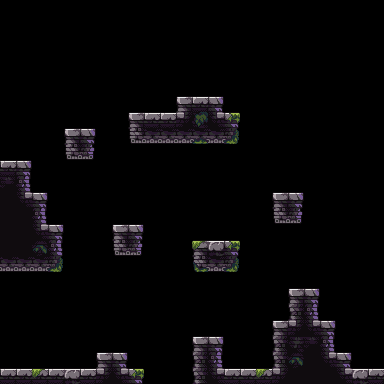

A 2D game scene composited from a Tiled map and its tileset images. What follows is a short description and the map's XML, with every tile layer's data as written:
An orthogonal 24x24 tile map with 16x16 px tiles, 1 tile layer (Tile Layer 1).

<map version="1.2" tiledversion="1.3.5" orientation="orthogonal" renderorder="right-down" width="24" height="24" tilewidth="16" tileheight="16" infinite="0" nextlayerid="2" nextobjectid="1">
 <editorsettings>
  <export target="newmap.json" format="json" />
 </editorsettings>
 <tileset firstgid="1" name="newtileset" tilewidth="16" tileheight="16" tilecount="396" columns="33">
  <image source="tilesheet.png" width="528" height="192" />
 </tileset>
 <layer id="1" name="Tile Layer 1" width="24" height="24">
  <data encoding="csv">
0,0,0,0,0,0,0,0,0,0,0,0,0,0,0,0,0,0,0,0,0,0,0,0,
0,0,0,0,0,0,0,0,0,0,0,0,0,0,0,0,0,0,0,0,0,0,0,0,
0,0,0,0,0,0,0,0,0,0,0,0,0,0,0,0,0,0,0,0,0,0,0,0,
0,0,0,0,0,0,0,0,0,0,0,0,0,0,0,0,0,0,0,0,0,0,0,0,
0,0,0,0,0,0,0,0,0,0,0,0,0,0,0,0,0,0,0,0,0,0,0,0,
0,0,0,0,0,0,0,0,0,0,0,0,0,0,0,0,0,0,0,0,0,0,0,0,
0,0,0,0,0,0,0,0,0,0,0,104,106,107,0,0,0,0,0,0,0,0,0,0,
0,0,0,0,0,0,0,0,104,144,145,137,138,140,147,0,0,0,0,0,0,0,0,0,
0,0,0,0,104,107,0,0,235,271,271,179,178,179,180,0,0,0,0,0,0,0,0,0,
0,0,0,0,269,272,0,0,0,0,0,0,0,0,0,0,0,0,0,0,0,0,0,0,
106,107,0,0,0,0,0,0,0,0,0,0,0,0,0,0,0,0,0,0,0,0,0,0,
173,174,0,0,0,0,0,0,0,0,0,0,0,0,0,0,0,0,0,0,0,0,0,0,
205,140,107,0,0,0,0,0,0,0,0,0,0,0,0,0,0,242,243,0,0,0,0,0,
205,205,174,0,0,0,0,0,0,0,0,0,0,0,0,0,0,275,276,0,0,0,0,0,
205,205,140,141,0,0,0,242,243,0,0,0,0,0,0,0,0,0,0,0,0,0,0,0,
205,205,238,174,0,0,0,275,276,0,0,0,143,105,147,0,0,0,0,0,0,0,0,0,
270,270,179,180,0,0,0,0,0,0,0,0,176,179,180,0,0,0,0,0,0,0,0,0,
0,0,0,0,0,0,0,0,0,0,0,0,0,0,0,0,0,0,0,0,0,0,0,0,
0,0,0,0,0,0,0,0,0,0,0,0,0,0,0,0,0,0,242,243,0,0,0,0,
0,0,0,0,0,0,0,0,0,0,0,0,0,0,0,0,0,0,149,150,0,0,0,0,
0,0,0,0,0,0,0,0,0,0,0,0,0,0,0,0,0,136,137,140,141,0,0,0,
0,0,0,0,0,0,0,0,0,0,0,0,242,243,0,0,0,169,170,173,174,0,0,0,
0,0,0,0,0,0,242,243,0,0,0,0,149,150,0,0,0,202,238,203,140,141,0,0,
106,106,146,106,105,106,137,140,147,0,0,0,202,140,106,106,146,137,139,139,139,140,105,106
</data>
 </layer>
</map>
